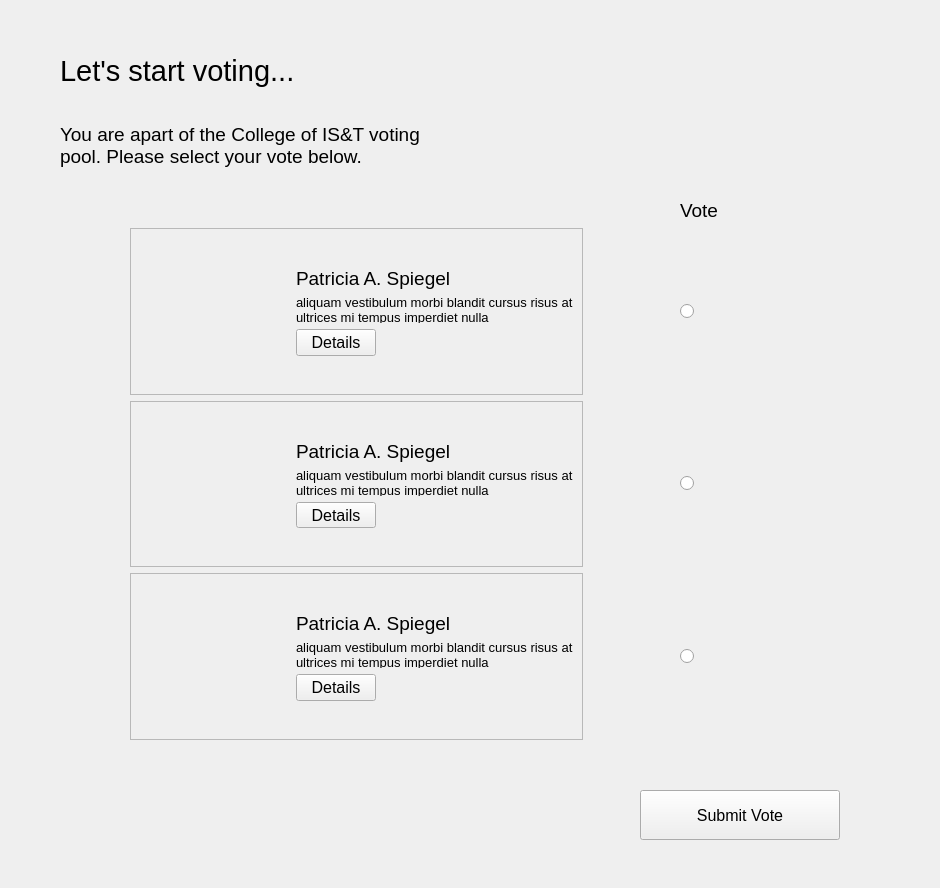
<?xml version="1.0" encoding="UTF-8"?>
<ui version="4.0">
 <class>VoteMenu</class>
 <widget class="QWidget" name="VoteMenu">
  <property name="geometry">
   <rect>
    <x>0</x>
    <y>0</y>
    <width>940</width>
    <height>888</height>
   </rect>
  </property>
  <property name="font">
   <font>
    <pointsize>12</pointsize>
   </font>
  </property>
  <property name="windowTitle">
   <string>Form</string>
  </property>
  <widget class="QLabel" name="label_15">
   <property name="geometry">
    <rect>
     <x>60</x>
     <y>0</y>
     <width>391</width>
     <height>141</height>
    </rect>
   </property>
   <property name="font">
    <font>
     <pointsize>22</pointsize>
    </font>
   </property>
   <property name="text">
    <string>Let's start voting...</string>
   </property>
   <property name="wordWrap">
    <bool>true</bool>
   </property>
  </widget>
  <widget class="QLabel" name="label_16">
   <property name="geometry">
    <rect>
     <x>60</x>
     <y>50</y>
     <width>391</width>
     <height>191</height>
    </rect>
   </property>
   <property name="font">
    <font>
     <pointsize>14</pointsize>
    </font>
   </property>
   <property name="text">
    <string>You are apart of the College of IS&amp;T voting pool. Please select your vote below. </string>
   </property>
   <property name="wordWrap">
    <bool>true</bool>
   </property>
  </widget>
  <widget class="QPushButton" name="pushButton_9">
   <property name="geometry">
    <rect>
     <x>640</x>
     <y>790</y>
     <width>200</width>
     <height>50</height>
    </rect>
   </property>
   <property name="text">
    <string>Submit Vote</string>
   </property>
  </widget>
  <widget class="QFrame" name="frame_4">
   <property name="geometry">
    <rect>
     <x>30</x>
     <y>190</y>
     <width>791</width>
     <height>559</height>
    </rect>
   </property>
   <property name="frameShape">
    <enum>QFrame::NoFrame</enum>
   </property>
   <property name="frameShadow">
    <enum>QFrame::Raised</enum>
   </property>
   <layout class="QGridLayout" name="gridLayout_3">
    <item row="1" column="0">
     <widget class="QFrame" name="frame">
      <property name="sizePolicy">
       <sizepolicy hsizetype="Fixed" vsizetype="Preferred">
        <horstretch>0</horstretch>
        <verstretch>0</verstretch>
       </sizepolicy>
      </property>
      <property name="frameShape">
       <enum>QFrame::StyledPanel</enum>
      </property>
      <property name="frameShadow">
       <enum>QFrame::Raised</enum>
      </property>
      <layout class="QGridLayout" name="gridLayout">
       <item row="0" column="0" rowspan="5">
        <widget class="QLabel" name="label_23">
         <property name="minimumSize">
          <size>
           <width>150</width>
           <height>150</height>
          </size>
         </property>
         <property name="maximumSize">
          <size>
           <width>150</width>
           <height>150</height>
          </size>
         </property>
         <property name="text">
          <string/>
         </property>
         <property name="pixmap">
          <pixmap>candidate1.jpg</pixmap>
         </property>
         <property name="scaledContents">
          <bool>true</bool>
         </property>
        </widget>
       </item>
       <item row="3" column="1">
        <widget class="QPushButton" name="pushButton_5">
         <property name="sizePolicy">
          <sizepolicy hsizetype="Fixed" vsizetype="Fixed">
           <horstretch>0</horstretch>
           <verstretch>0</verstretch>
          </sizepolicy>
         </property>
         <property name="text">
          <string>Details</string>
         </property>
        </widget>
       </item>
       <item row="2" column="1">
        <widget class="QLabel" name="label_27">
         <property name="font">
          <font>
           <pointsize>10</pointsize>
          </font>
         </property>
         <property name="text">
          <string>aliquam vestibulum morbi blandit cursus risus at ultrices mi tempus imperdiet nulla</string>
         </property>
         <property name="wordWrap">
          <bool>true</bool>
         </property>
        </widget>
       </item>
       <item row="1" column="1">
        <widget class="QLabel" name="label_26">
         <property name="font">
          <font>
           <pointsize>14</pointsize>
          </font>
         </property>
         <property name="text">
          <string>Patricia A. Spiegel</string>
         </property>
         <property name="wordWrap">
          <bool>true</bool>
         </property>
        </widget>
       </item>
      </layout>
     </widget>
    </item>
    <item row="2" column="0">
     <widget class="QFrame" name="frame_2">
      <property name="frameShape">
       <enum>QFrame::StyledPanel</enum>
      </property>
      <property name="frameShadow">
       <enum>QFrame::Raised</enum>
      </property>
      <layout class="QGridLayout" name="gridLayout_2">
       <item row="3" column="1">
        <widget class="QPushButton" name="pushButton_6">
         <property name="sizePolicy">
          <sizepolicy hsizetype="Fixed" vsizetype="Fixed">
           <horstretch>0</horstretch>
           <verstretch>0</verstretch>
          </sizepolicy>
         </property>
         <property name="text">
          <string>Details</string>
         </property>
        </widget>
       </item>
       <item row="0" column="0" rowspan="5">
        <widget class="QLabel" name="label_24">
         <property name="minimumSize">
          <size>
           <width>150</width>
           <height>150</height>
          </size>
         </property>
         <property name="maximumSize">
          <size>
           <width>150</width>
           <height>150</height>
          </size>
         </property>
         <property name="text">
          <string/>
         </property>
         <property name="pixmap">
          <pixmap>candidate1.jpg</pixmap>
         </property>
         <property name="scaledContents">
          <bool>true</bool>
         </property>
        </widget>
       </item>
       <item row="1" column="1">
        <widget class="QLabel" name="label_28">
         <property name="font">
          <font>
           <pointsize>14</pointsize>
          </font>
         </property>
         <property name="text">
          <string>Patricia A. Spiegel</string>
         </property>
         <property name="wordWrap">
          <bool>true</bool>
         </property>
        </widget>
       </item>
       <item row="2" column="1">
        <widget class="QLabel" name="label_29">
         <property name="font">
          <font>
           <pointsize>10</pointsize>
          </font>
         </property>
         <property name="text">
          <string>aliquam vestibulum morbi blandit cursus risus at ultrices mi tempus imperdiet nulla</string>
         </property>
         <property name="wordWrap">
          <bool>true</bool>
         </property>
        </widget>
       </item>
      </layout>
     </widget>
    </item>
    <item row="3" column="0">
     <widget class="QFrame" name="frame_3">
      <property name="frameShape">
       <enum>QFrame::StyledPanel</enum>
      </property>
      <property name="frameShadow">
       <enum>QFrame::Raised</enum>
      </property>
      <layout class="QGridLayout" name="gridLayout_4">
       <item row="0" column="0" rowspan="5">
        <widget class="QLabel" name="label_32">
         <property name="minimumSize">
          <size>
           <width>150</width>
           <height>150</height>
          </size>
         </property>
         <property name="maximumSize">
          <size>
           <width>150</width>
           <height>150</height>
          </size>
         </property>
         <property name="text">
          <string/>
         </property>
         <property name="pixmap">
          <pixmap>candidate1.jpg</pixmap>
         </property>
         <property name="scaledContents">
          <bool>true</bool>
         </property>
        </widget>
       </item>
       <item row="2" column="1">
        <widget class="QLabel" name="label_34">
         <property name="font">
          <font>
           <pointsize>10</pointsize>
          </font>
         </property>
         <property name="text">
          <string>aliquam vestibulum morbi blandit cursus risus at ultrices mi tempus imperdiet nulla</string>
         </property>
         <property name="wordWrap">
          <bool>true</bool>
         </property>
        </widget>
       </item>
       <item row="3" column="1">
        <widget class="QPushButton" name="pushButton_8">
         <property name="sizePolicy">
          <sizepolicy hsizetype="Fixed" vsizetype="Fixed">
           <horstretch>0</horstretch>
           <verstretch>0</verstretch>
          </sizepolicy>
         </property>
         <property name="text">
          <string>Details</string>
         </property>
        </widget>
       </item>
       <item row="1" column="1">
        <widget class="QLabel" name="label_33">
         <property name="font">
          <font>
           <pointsize>14</pointsize>
          </font>
         </property>
         <property name="text">
          <string>Patricia A. Spiegel</string>
         </property>
         <property name="wordWrap">
          <bool>true</bool>
         </property>
        </widget>
       </item>
      </layout>
     </widget>
    </item>
    <item row="0" column="1">
     <widget class="QLabel" name="label_35">
      <property name="font">
       <font>
        <pointsize>14</pointsize>
       </font>
      </property>
      <property name="text">
       <string>Vote</string>
      </property>
      <property name="alignment">
       <set>Qt::AlignLeading|Qt::AlignLeft|Qt::AlignVCenter</set>
      </property>
      <property name="wordWrap">
       <bool>true</bool>
      </property>
     </widget>
    </item>
    <item row="1" column="1">
     <widget class="QRadioButton" name="radioButton">
      <property name="sizePolicy">
       <sizepolicy hsizetype="Fixed" vsizetype="Fixed">
        <horstretch>0</horstretch>
        <verstretch>0</verstretch>
       </sizepolicy>
      </property>
      <property name="text">
       <string/>
      </property>
     </widget>
    </item>
    <item row="2" column="1">
     <widget class="QRadioButton" name="radioButton_2">
      <property name="text">
       <string/>
      </property>
     </widget>
    </item>
    <item row="3" column="1">
     <widget class="QRadioButton" name="radioButton_3">
      <property name="text">
       <string/>
      </property>
     </widget>
    </item>
   </layout>
  </widget>
  <zorder>frame_4</zorder>
  <zorder>label_15</zorder>
  <zorder>label_16</zorder>
  <zorder>pushButton_9</zorder>
 </widget>
 <resources/>
 <connections/>
</ui>
